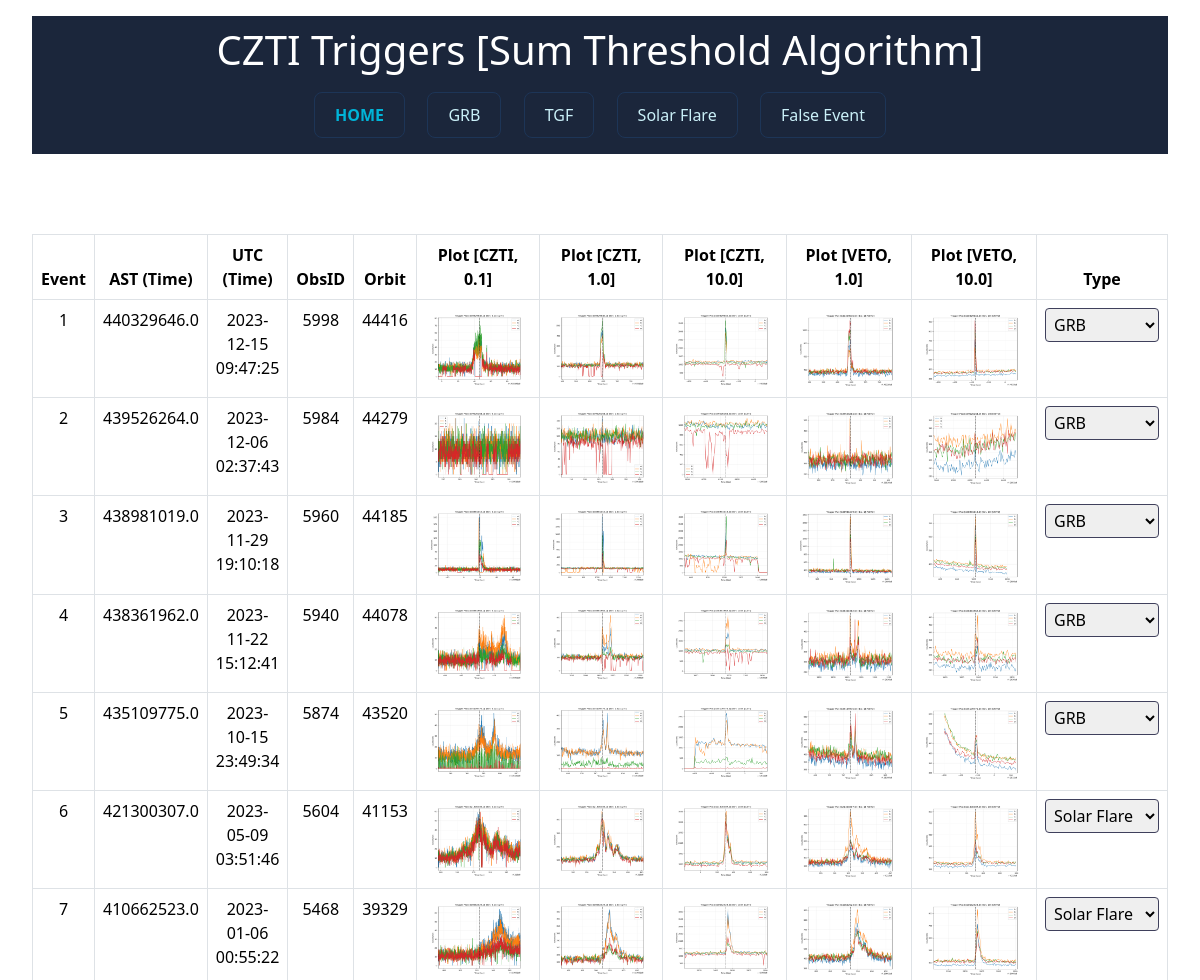
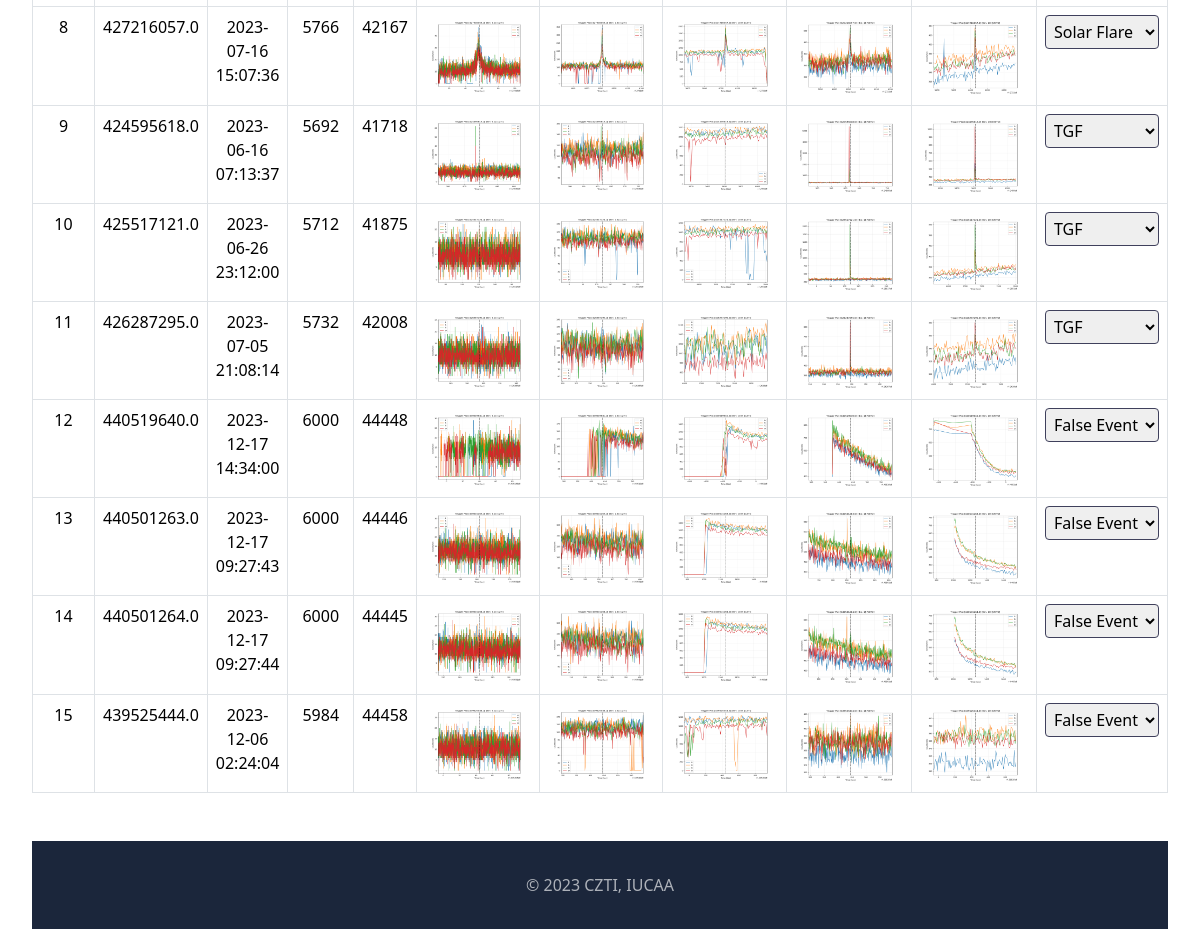
The page / on the database its author committed (2 pictures, top to bottom).
### tables this page shows
CREATE TABLE events (event_id INTEGER PRIMARY KEY AUTOINCREMENT, event_obsid TEXT, event_orbit TEXT, event_ast TEXT, event_utc TEXT, event_type TEXT);

### app.py (the view)
@app.route("/", methods=['GET', 'POST'])
def hello_czti():
    if request.method == 'POST':
        event_id = request.form['event_id']
        event_type = request.form['event_type']
        update_event_type(event_id, event_type)
    rows = getdatadb()
    return render_template('index.html', elem=rows)

### app.py (called while the page is built)
def getdatadb():
    conn = sqlite3.connect(DATABASE)
    cursor = conn.cursor()
    query = "SELECT * FROM events;"
    cursor.execute(query)
    dbrow = cursor.fetchall()
    columns = [desc[0] for desc in cursor.description]
    rowdata = []
    for row in dbrow:
        row_dict = dict(zip(columns, row))
        rowdata.append(row_dict)
    cursor.close()
    conn.close()
    return rowdata

### templates/index.html (shortened to what this page needs)
<!DOCTYPE html>
<html lang="en">
<head>
    <link href="https://cdn.jsdelivr.net/npm/bootstrap@5.3.2/dist/css/bootstrap.min.css" rel="stylesheet">
</head>
<body>
    <nav>
        <h1>CZTI Triggers [Sum Threshold Algorithm]</h1>
        <div class="info-section">
            <a href="{{ url_for('hello_czti') }}" class="button home-button">HOME</a>
            <a href="{{ url_for('grb_page') }}" class="button">GRB</a>
            <a href="{{ url_for('tgf_page') }}" class="button">TGF</a>
            <a href="{{ url_for('solar_page') }}" class="button">Solar Flare</a>
            <a href="{{ url_for('false_page') }}" class="button">False Event</a>
        </div>
    </nav>
    <div class="table-responsive">
        <table class="table table-hover table-bordered">
            <thead>
                <tr>
                    <th>Event</th>
                    <th>AST (Time)</th>
                    <th>UTC (Time)</th>
                    <th>ObsID</th>
                    <th>Orbit</th>
                    <th>Plot [CZTI, 0.1]</th>
                    <th>Plot [CZTI, 1.0]</th>
                    <th>Plot [CZTI, 10.0]</th>
                    <th>Plot [VETO, 1.0]</th>
                    <th>Plot [VETO, 10.0]</th>
                    <th>Type</th>
                </tr>
            </thead>
            <tbody>
                {% for val in elem %}
                    <tr>
                        <td>{{val['event_id']}}</td>
                        <td>{{val['event_ast']}}</td>
                        <td>{{val['event_utc']}}</td>
                        <td>{{val['event_obsid'][26:30]}}</td>
                        <td>{{val['event_orbit']}}</td>
                        <td><img class="plot-image" src="static/{{val['event_ast']}}/{{val['event_ast']}}_0.1_CZTI.png"></td>
                        <td><img class="plot-image" src="static/{{val['event_ast']}}/{{val['event_ast']}}_1.0_CZTI.png"></td>
                        <td><img class="plot-image" src="static/{{val['event_ast']}}/{{val['event_ast']}}_10.0_CZTI.png"></td>
                        <td><img class="plot-image" src="static/{{val['event_ast']}}/{{val['event_ast']}}_1_VETO.png"></td>
                        <td><img class="plot-image" src="static/{{val['event_ast']}}/{{val['event_ast']}}_10_VETO.png"></td>
                        <td>
                            <form method="POST" action="{{ url_for('hello_czti') }}">
                                <select name="event_type" onchange="this.form.submit()">
                                    <option value="GRB" {% if val['event_type'] == 'GRB' %}selected{% endif %}>GRB</option>
                                    <option value="TGF" {% if val['event_type'] == 'TGF' %}selected{% endif %}>TGF</option>
                                    <option value="Solar Flare" {% if val['event_type'] == 'Solar Flare' %}selected{% endif %}>Solar Flare</option>
                                    <option value="False Event" {% if val['event_type'] == 'False Event' %}selected{% endif %}>False Event</option>
                                </select>
                            </form>
                        </td>
                    </tr>
                {% endfor %}
            </tbody>
        </table>
    </div>
    <footer>
        <p>&copy; 2023 CZTI, IUCAA</p>
    </footer>
</body>
</html>

### templates/index.html (style rules this page uses)
html { height: 100%; }
body { min-height: 100%; display: flex; flex-direction: column; margin: 0; }
h1 { text-align: center; padding: 34px; }
nav { margin: 16px 32px 64px 32px; background-color: #1b263b; color: white; }
h1 { text-align: center; padding: 10px 32px 2px 32px; margin: 0; }
.info-section { display: flex; padding: 16px; margin: 0px 256px 0px 256px; justify-content: space-between; }
.button { padding: 10px 20px; margin: 0 10px; text-decoration: none; color: #caf0f8; background-color: #1b263b; border: 1px solid #1d3557; border-radius: 8px; cursor: pointer; transition: background-color 0.3s ease; }
.home-button { font-weight: bold; color: #00b4d8; }
.table-responsive { margin: 16px 32px 32px 32px; text-align: center; }
.table-responsive img { width: 100%; }
td:nth-child(6), td:nth-child(7), td:nth-child(8), td:nth-child(9), td:nth-child(10) { width: 14%; white-space: nowrap; }
select { padding: 4px; color: black; border: 1px solid #3F405C; border-radius: 4px; cursor: pointer; }
option { background-color: #1b263b; color: #fff; }
footer { padding: 32px; margin: 32px 32px 16px 32px; color: rgba(255, 255, 255, 0.644); text-align: center; background-color: #1b263b; margin-top: auto; }
footer p { margin: 0; }

### rows shown on the page
events: event_id "1", event_ast "440329646.0", event_utc "2023-12-15 09:47:25", event_obsid "5998", event_orbit "44416", event_ast (picture), event_type "GRB"
events: event_id "2", event_ast "439526264.0", event_utc "2023-12-06 02:37:43", event_obsid "5984", event_orbit "44279", event_ast (picture), event_type "GRB"
events: event_id "3", event_ast "438981019.0", event_utc "2023-11-29 19:10:18", event_obsid "5960", event_orbit "44185", event_ast (picture), event_type "GRB"
events: event_id "4", event_ast "438361962.0", event_utc "2023-11-22 15:12:41", event_obsid "5940", event_orbit "44078", event_ast (picture), event_type "GRB"
events: event_id "5", event_ast "435109775.0", event_utc "2023-10-15 23:49:34", event_obsid "5874", event_orbit "43520", event_ast (picture), event_type "GRB"
events: event_id "6", event_ast "421300307.0", event_utc "2023-05-09 03:51:46", event_obsid "5604", event_orbit "41153", event_ast (picture), event_type "Solar Flare"
events: event_id "7", event_ast "410662523.0", event_utc "2023-01-06 00:55:22", event_obsid "5468", event_orbit "39329", event_ast (picture), event_type "Solar Flare"
events: event_id "8", event_ast "427216057.0", event_utc "2023-07-16 15:07:36", event_obsid "5766", event_orbit "42167", event_ast (picture), event_type "Solar Flare"
events: event_id "9", event_ast "424595618.0", event_utc "2023-06-16 07:13:37", event_obsid "5692", event_orbit "41718", event_ast (picture), event_type "TGF"
events: event_id "10", event_ast "425517121.0", event_utc "2023-06-26 23:12:00", event_obsid "5712", event_orbit "41875", event_ast (picture), event_type "TGF"
events: event_id "11", event_ast "426287295.0", event_utc "2023-07-05 21:08:14", event_obsid "5732", event_orbit "42008", event_ast (picture), event_type "TGF"
events: event_id "12", event_ast "440519640.0", event_utc "2023-12-17 14:34:00", event_obsid "6000", event_orbit "44448", event_ast (picture), event_type "False Event"
events: event_id "13", event_ast "440501263.0", event_utc "2023-12-17 09:27:43", event_obsid "6000", event_orbit "44446", event_ast (picture), event_type "False Event"
events: event_id "14", event_ast "440501264.0", event_utc "2023-12-17 09:27:44", event_obsid "6000", event_orbit "44445", event_ast (picture), event_type "False Event"
events: event_id "15", event_ast "439525444.0", event_utc "2023-12-06 02:24:04", event_obsid "5984", event_orbit "44458", event_ast (picture), event_type "False Event"
